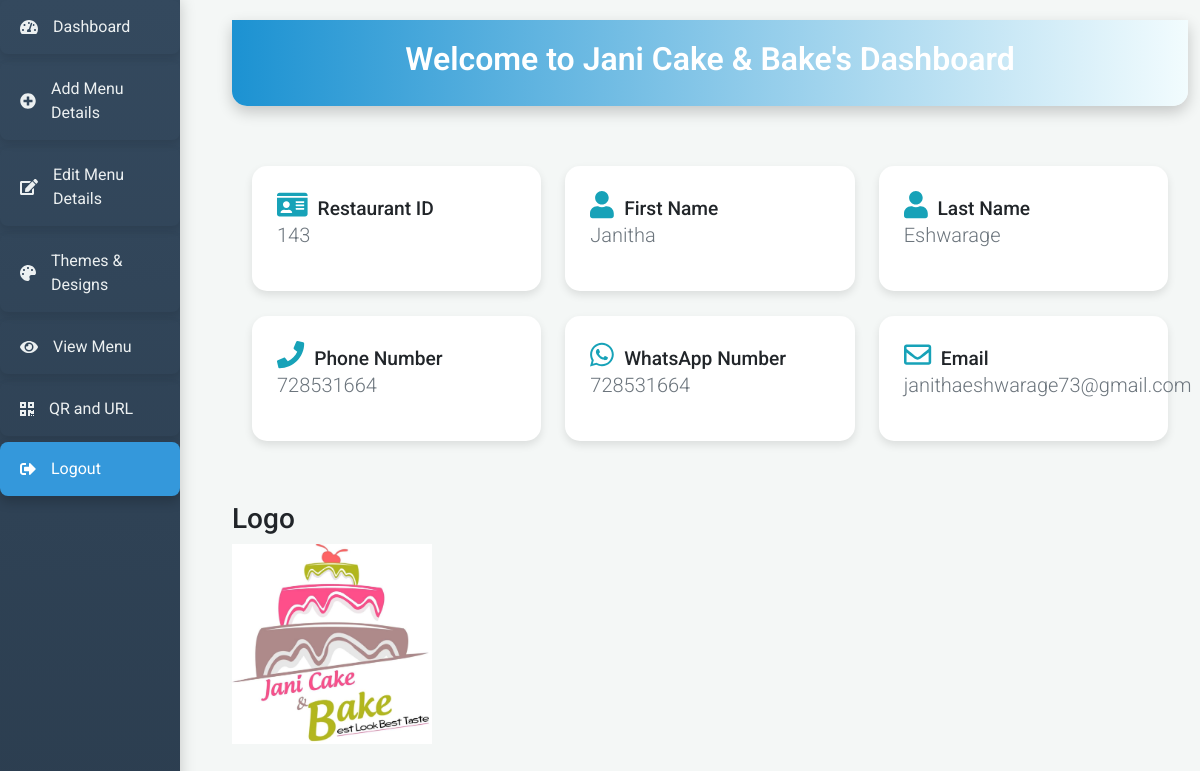
Page /dashboard.php (signed in) on the committed database.
### tables this page shows
CREATE TABLE `registered_restaurants` (
  `restaurant_id` int(5) NOT NULL,
  `firstName` varchar(64) NOT NULL,
  `lastName` varchar(64) NOT NULL,
  `phoneNumber` int(10) NOT NULL,
  `whatsappNumber` int(10) NOT NULL,
  `businessName` varchar(24) NOT NULL,
  `email` varchar(64) NOT NULL,
  `password` varchar(20) NOT NULL,
  `reg_date` date NOT NULL DEFAULT current_timestamp(),
  `logo` varchar(255) DEFAULT NULL
);

### dashboard.php (the view, shortened to what this page needs)
<?php
include 'includes/con_db.php';
$email = isset($_SESSION['email']) ? $_SESSION['email'] : (isset($_COOKIE['user_email']) ? $_COOKIE['user_email'] : '');
$stmt = $conn->prepare("SELECT * FROM registered_restaurants WHERE email = ?");
$stmt->bind_param("s", $email);
$stmt->execute();
$result = $stmt->get_result();
if ($result->num_rows > 0) {
    $userData = $result->fetch_assoc();
} else {
    echo "<script>alert('User not found.'); window.location.href='login_page.php';</script>";
    exit;
}
$logoExists = !empty($userData['logo']);
?>
<!DOCTYPE html>
<html lang="en">
<head>
    <link href="https://cdn.jsdelivr.net/npm/bootstrap@5.3.0/dist/css/bootstrap.min.css" rel="stylesheet">
    <link rel="stylesheet" href="https://cdnjs.cloudflare.com/ajax/libs/font-awesome/5.15.3/css/all.min.css" />
</head>
<body>
    <?php include 'includes/restaurant_navbar.php'; ?>
    <div class="container">
        <div class="dashboard-header">
            <h1>Welcome to <?php echo $userData['businessName']; ?>'s Dashboard</h1>
        </div>
        <div class="dashboard-content">
            <div class="row">
                <div class="col-md-6 col-lg-4">
                    <div class="details-box">
                        <h5 class="card-title"><i class="fas fa-id-card icon"></i>Restaurant ID</h5>
                        <p class="lead"><?php echo $userData['restaurant_id']; ?></p>
                    </div>
                </div>
                <div class="col-md-6 col-lg-4">
                    <div class="details-box">
                        <h5 class="card-title"><i class="fas fa-user icon"></i>First Name</h5>
                        <p class="lead"><?php echo $userData['firstName']; ?></p>
                    </div>
                </div>
                <div class="col-md-6 col-lg-4">
                    <div class="details-box">
                        <h5 class="card-title"><i class="fas fa-user icon"></i>Last Name</h5>
                        <p class="lead"><?php echo $userData['lastName']; ?></p>
                    </div>
                </div>
                <div class="col-md-6 col-lg-4">
                    <div class="details-box">
                        <h5 class="card-title"><i class="fas fa-phone icon"></i>Phone Number</h5>
                        <p class="lead"><?php echo $userData['phoneNumber']; ?></p>
                    </div>
                </div>
                <div class="col-md-6 col-lg-4">
                    <div class="details-box">
                        <h5 class="card-title"><i class="fab fa-whatsapp icon"></i>WhatsApp Number</h5>
                        <p class="lead"><?php echo $userData['whatsappNumber']; ?></p>
                    </div>
                </div>
                <div class="col-md-6 col-lg-4">
                    <div class="details-box">
                        <h5 class="card-title"><i class="far fa-envelope icon"></i>Email</h5>
                        <p class="lead"><?php echo $userData['email']; ?></p>
                    </div>
                </div>
            </div>
        </div>
        <?php if (!$logoExists): ?>
            <div class="upload-form">
                <h3>Upload Logo</h3>
                <form action="" method="post" enctype="multipart/form-data">
                    Select image to upload:
                    <input type="file" name="logo" id="logo" class="form-control">
                    <input type="submit" value="Upload Image" name="submit" class="btn btn-primary mt-3">
                </form>
            </div>
        <?php else: ?>
            <div class="logo-preview mt-3">
                <h3>Logo</h3>
                <img src="includes/uploads/logo/<?php echo $userData['logo']; ?>" alt="Restaurant Logo" class="img-fluid">
            </div>
        <?php endif; ?>
    </div>
</body>
</html>

### dashboard.php (style rules this page uses)
body { background-color: #f4f7fc; font-family: 'Segoe UI', Tahoma, Geneva, Verdana, sans-serif; color: #333; }
.dashboard-header { background: #495057; background: -webkit-linear-gradient(to right, #1c92d2, #f2fcfe); background: linear-gradient(to right, #1c92d2, #f2fcfe); color: #fff; padding: 20px 0; text-align: center; border-radius: 0 0 15px 15px; box-shadow: 0 6px 15px rgba(0, 0, 0, 0.2); }
.dashboard-header h1 { font-size: 2rem; font-weight: 600; }
.dashboard-content { margin-top: 40px; padding: 20px; }
.details-box { margin-bottom: 25px; padding: 25px; border-radius: 15px; background-color: #fff; box-shadow: 0 4px 8px rgba(0, 0, 0, 0.1); transition: all 0.3s ease; }
.card-title { color: #17a2b8; font-size: 1.2rem; margin-bottom: 10px; }
.icon { font-size: 1.7rem; margin-right: 10px; color: #17a2b8; }
.lead { font-size: 1.1rem; color: #6c757d; }
.logo-preview img { max-width: 200px; height: auto; }

### includes/restaurant_navbar.php (style rules this page uses)
body { margin: 0; font-family: 'Roboto', sans-serif; background-color: #f4f7f6; display: flex; transition: background-color 0.3s; }
body > div { padding: 20px; margin-left: 15%; transition: margin-left 0.3s; }

### rows in the picture
registered_restaurants: businessName "Jani Cake & Bake", restaurant_id "143", firstName "Janitha", lastName "Eshwarage", phoneNumber "728531664", whatsappNumber "728531664", email "janithaeshwarage73@gmail.com", logo (picture)
